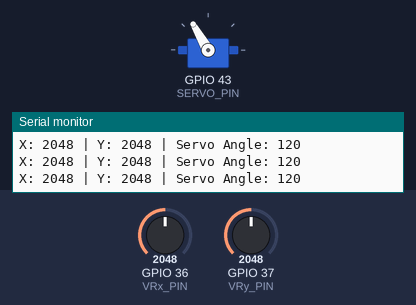
This sketch was run on a simulated ESP32. Parts: servo, the last lines printed to the serial monitor. The test bench sets the inputs (shaded band); at power-on: GPIO 36 (VRx_PIN) = 2048, GPIO 37 (VRy_PIN) = 2048.

Above: at 1.2 s.
1.3 s: GPIO 36 (VRx_PIN) set to 1692
2.8 s: GPIO 36 (VRx_PIN) set to 1607
At 5.6 s:
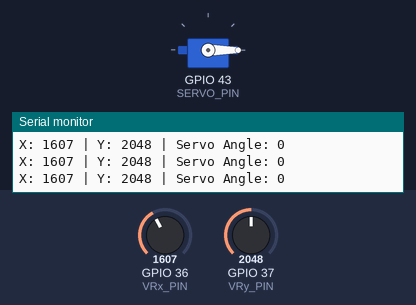
5.8 s: GPIO 37 (VRy_PIN) set to 2481
7.3 s: GPIO 37 (VRy_PIN) set to 2598
At 7.9 s:
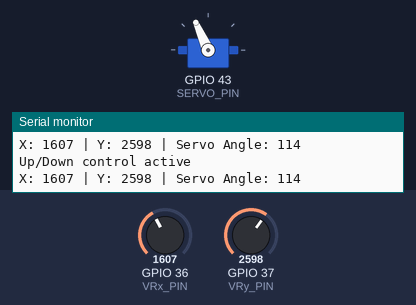
8.8 s: GPIO 37 (VRy_PIN) set to 3603
At 9.3 s:
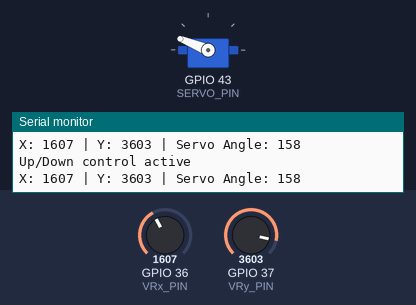
10.3 s: GPIO 37 (VRy_PIN) set to 4095
At 10.6 s:
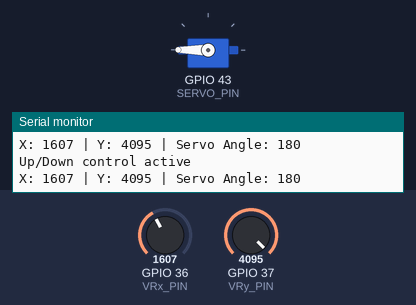
Timing chart, 0 to 12.8 s (numbered marks = the images above; inputs shaded):
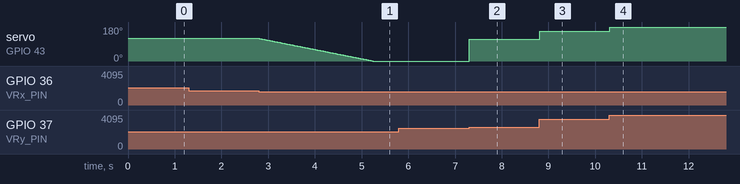

The sketch:

joy_control_Servo1.ino
```cpp
#include <ESP32Servo.h>

#define VRx_PIN A0   // Joystick X-axis
#define VRy_PIN A1   // Joystick Y-axis
#define SERVO_PIN D6 // Servo pin (GPIO43)

Servo myServo;

int servoAngle = 120;  // Start at center
int lastYValue = 2048;

void setup() {
  Serial.begin(115200);
  myServo.attach(SERVO_PIN, 500, 2400);
  myServo.write(servoAngle);
}

void loop() {
  int xValue = analogRead(VRx_PIN); // Read X-axis
  int yValue = analogRead(VRy_PIN); // Read Y-axis

  // ----- Y-Axis Control: Direct angle movement -----
  if (abs(yValue - lastYValue) > 500) { // Significant up/down move
    servoAngle = map(yValue, 0, 4095, 0, 180);
    myServo.write(servoAngle);
    Serial.println("Up/Down control active");
  } else {
    // ----- X-Axis Control: Variable speed -----
    int center = 2048;
    int threshold = 400;

    if (xValue > center + threshold) { // Move Right -> Fast
      servoAngle += 8;  // Fast increment
    } else if (xValue < center - threshold) { // Move Left -> Slow
      servoAngle -= 1;  // Slow decrement
    }

    servoAngle = constrain(servoAngle, 0, 180);
    myServo.write(servoAngle);
  }

  Serial.print("X: "); Serial.print(xValue);
  Serial.print(" | Y: "); Serial.print(yValue);
  Serial.print(" | Servo Angle: "); Serial.println(servoAngle);

  delay(20); // Adjust responsiveness
}
```

Measured:
- the behaviour switches between 1648 and 1647 on GPIO 36 (VRx_PIN) (found by bisection; images 0 and 1)
- the behaviour switches between 2548 and 2549 on GPIO 37 (VRy_PIN) (found by bisection; images 1 and 2)
- after the input at 2.8 s, servo on GPIO 43 (SERVO_PIN): moves from 120° to 0° over 2.4 s, starting at once
- after the input at 7.3 s, servo on GPIO 43 (SERVO_PIN): 0° → 114° at once
- after the input at 8.8 s, servo on GPIO 43 (SERVO_PIN): 114° → 158° at once
- after the input at 10.3 s, servo on GPIO 43 (SERVO_PIN): 158° → 180° at once
